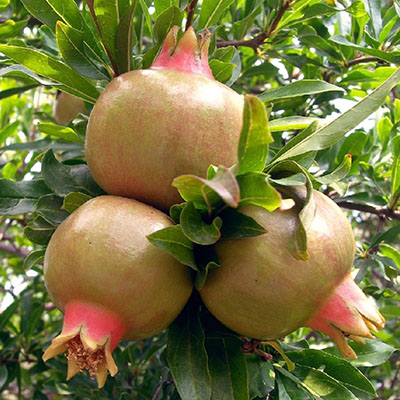
%> input picture images/fruits.jpg, 400 x 400 px
$ octave --eval "result = sal_map('../images/Herman_gird_colored.jpg');"   (GNU Octave 9; MATLAB toolbox functions it lacks are replaced by stand-ins)
%> lines starting %> are read from the running program, lines starting %| are printed output that depends on the picture; in (x1, y1, x2, y2) boxes, pixels count from 0 and x2, y2 are one past the last pixel; in counts of white or black regions, pixels touching at a corner belong together; the program's own positions count from 1
### code/csf.m
function ret = csf(Kernel)
% CSF.m
% This function finds the contrast sensitivity of a particular set of
% difference-of-Gaussian convolution filters using the frequency response
% of the filters and the Contrast Sensitivity Function. Meant to be used
% with salmap.m to alter the weightings of the oriented edges, according
% to how sensitive the human visual system is to the frequency of those edges.
%
% USAGE: ret = csftKernel)
%
% Kernel -> the smallest convolution kernel in the Gaussian
% pyramid
% ret -> the return value: a vector of the weights to be
% applied to each level of the difference-of-Gaussian
% edge images.
% Author: Roxanne Canosa
% 3/6/03

% Increase the size of each kernel to simulate the effect of convolving a fixed
% size kernel with each level of the Gaussian pyramid
f1 = Kernel;
f2 = imresize(f1,2,'bicubic');
f3 = imresize(f2,2,'bicubic');
f4 = imresize(f3,2,'bicubic');
f5 = imresize(f4,2,'bicubic');
f6 = imresize(f5,2,'bicubic');
f7 = imresize(f6,2,'bicubic');
[r1 c1] = size(f1);
[r2 c2] = size(f2);
[r3 c3] = size(f3);

[r4 c4] = size(f4);
[r5 c5] = size(f5);
[r6 c6] = size(f6);
[r7 c7] = size(f7);

% Bring each kernel up to the size of the largest kernel
f1_new = zeros(r7,c7);
f1_new(r7/2-r1/2+1:r7/2+r1/2,c7/2-c1/2+1:c7/2+c1/2) = f1;

f2_new = zeros(r7,c7);
f2_new(r7/2-r2/2+1:r7/2+r2/2,c7/2-c2/2+1:c7/2+c2/2) = f2;

f3_new = zeros(r7,c7);
f3_new(r7/2-r3/2+1:r7/2+r3/2,c7/2-c3/2+1:c7/2+c3/2) = f3;

f4_new = zeros(r7,c7);
f4_new(r7/2-r4/2+1:r7/2+r4/2,c7/2-c4/2+1:c7/2+c4/2) = f4;

f5_new = zeros(r7,c7);
f5_new(r7/2-r5/2+1:r7/2+r5/2,c7/2-c5/2+1:c7/2+c5/2) = f5;

f6_new = zeros(r7,c7);
f6_new(r7/2-r6/2+1:r7/2+r6/2,c7/2-c6/2+1:c7/2+c6/2) = f6;

f7_new = f7;

% Normalize the new Gaussian kernels so that the total area under each curve = 1
f1_new = f1_new / sum(sum(f1_new));
f2_new = f2_new / sum(sum(f2_new));
f3_new = f3_new / sum(sum(f3_new));
f4_new = f4_new / sum(sum(f4_new));
f5_new = f5_new / sum(sum(f5_new));
f6_new = f6_new / sum(sum(f6_new));
f7_new = f7_new / sum(sum(f7_new));

% Perform the FFT and shift so that the DC component is in the center instead of
% in the upper left hand comer. 5 1 2 samples.
F1 = fftshift(fft2(f1_new,512,512));
F2 = fftshift(fft2(f2_new,512,512));
F3 = fftshift(fft2(f3_new,512,512));
F4 = fftshift(fft2(f4_new,512,512));
F5 = fftshift(fft2(f5_new,512,512));
F6 = fftshift(fft2(f6_new,512,512));
F7 = fftshift(fft2(f7_new,512,512));

figure(1), subplot( 1,7,1), imshow(f1), title('fl:5x5')
figure(1), subplot( 1,7,2), imshow(f2), title('f2: 10x10')
figure(1), subplot( 1,7,3), imshow(f3), title('f3: 20x20')
figure(1), subplot( 1,7,4), imshow(f4), title('f4:40x40')
figure(1), subplot( 1,7,5), imshow(f5), title('f5: 80x80')
figure(1), subplot( 1,7,6), imshow(f6), title('f6: 160x1 60')
figure(1), subplot( 1,7,7), imshow(f7), title('f7:320x320')

figure(2),subplot( 1,7,1),imshow(log(abs(F1)),[-1 5]),title('FT(fl)')
figure(2),subplot( 1,7,2),imshow(log(abs(F2)),[-1 5]),title('FT(f2)')
figure(2),subplot( 1,7,3),imshow(log(abs(F3)),[-1 5]),title('FT(f3)')
figure(2),subplot( 1,7,4),imshow(log(abs(F4)),[-1 5]),title('FT(f4)')
figure(2),subplot( 1,7,5),imshow(log(abs(F5)),[-1 5]),title('FT(f5)')
figure(2),subplot( 1,7,6),imshow(log(abs(F6)),[-1 5]),title('FT(f6)')
figure(2),subplot( 1,7,7),imshow(log(abs(F7)),[-1 5]),title('FT(f7)')

% Find the difference between each of the kernel responses
F12 = F1 - F2;
F23 = F2 - F3;
F34 = F3 - F4;
F45 = F4 - F5;
F56 = F5 - F6;
F67 = F6 - F7;

figure(3), subplot( 1,6,1), imshow(log((F12)),[-1 5]),title('Fl-F2')
figure(3), subplot( 1,6,2), imshow(log((F23)),[-1 5]),title('F2-F3')
figure(3), subplot( 1,6,3), imshow(log((F34)),[-1 5]),title('F3-F4')
figure(3), subplot( 1,6,4), imshow(log((F45)),[-1 5]),title('F4-F5')
figure(3), subplot( 1,6,5), imshow(log((F56)),[-1 5]),title('F5-F6')
figure(3), subplot( 1,6,6), imshow(log((F67)),[-1 5]),title('F6-F7')

% Plot a ID curve of the frequency response of each bandpass filter
x = linspace( 1,256,256);
figure(4), subplot(2,3,1),plot(x,F12(256,257:512)), axis([1 256 0 1]),title('Fl-F2')
figure(4), subplot(2,3,2),plot(x,F23(256,257:512)), axis([1 256 0 1]),title('F2-F3')
figure(4), subplot(2,3,3),plot(x,F34(256,257:512)), axis([1 256 0 1]),title('F3-F4')
figure(4), subplot(2,3,4),plot(x,F45(256,257:512)), axis([1 256 0 1]),title('F4-F5')
figure(4), subplot(2,3,5),plot(x,F56(256,257:512)), axis([1 256 0 1]),title('F5-F6')
figure(4), subplot(2,3,6),plot(x,F67(256,257:512)), axis([1 256 0 1]),title('F6-F7')

% Convert the xaxis of the frequency plot to cycles per degree. Do this by
% finding fmax, where fmax = 1/(2 * delta_x), and delta_x is the sampling
% distance in the spatial domain. Scale the xaxis from 0 to fmax, where fmax
% is in cycles per degree.
width_of_screen_in_degrees = 60;
width_of_screen_in_pixels = 1280;
delta_x = width_of_screen_in_degrees / width_of_screen_in_pixels;
fmax = 1 / (2.*delta_x);
fmin = 0;

% Get the array indices of the maximum frequency response
F12max_index = find(F12(256,257:512)==max(F12(256,257:512)));
F23max_index = find(F23(256,257:512)==max(F23(256,257:512)));
F34max_index = find(F34(256,257:512)==max(F34(256,257:512)));
F45max_index = find(F45(256,257:512)==max(F45(256,257:512)));
F56max_index = find(F56(256,257:512)==max(F56(256,257:512)));
F67max_index = find(F67(256,257:512)==max(F67(256,257:512)));

% Find the equation of the line that converts from array indices to frequency
% The result, y, is frequency in cycles per degree.
m = (fmax-fmin) / (256-1);
b = -m;
x = [F12max_index F23max_index F34max_index F45max_index F56max_index F67max_index];
y = m.*x + b;
f=y;

% CSF function from J.L. Mannos, D.J. Sakrison, "The effects of a visual fidelty
% criterion on the encoding of images", IEEE Transactions on Information Theory,
% vol. 20, number 4, pp. 525-535, 1974.
% First, plot the CSF, if so desired.
x = linspace( 1,60,60);
CSF = 2.6.*(0.0192 + 0.114.*x).*exp(-(0.114.*x).^(1.1));
figure(5), plot(x,CSF), axis([0 60 0 1]), title('CSF function')
% Find the weights to apply to the bandpass-filtered edge images of the Laplacian
% cube by finding the value from the CSF function for the corresponding frequency
% in cycles per degree
ret = 2.6.*(0.0192 + 0.114.*f).*exp(-(0.114.*f).^(1.1));

### code/sal_map_dong.m
function y = sal_map(image_name)
%> called with image_name = '../images/Herman_gird_colored.jpg'
% SALMAP.M
% This program drives the creation of the Conspicuity Map. It augments the
% Parkhurst algorithm with rod and cone responses instead of using raw RGB
% digital counts, and uses seven levels instead of nine. Also, this algorithm
% does the spatial processing on the achromatic signal only, while separating out the
% luminance and chrominance information for higher level processing. It also
% uses a proto-object locator to simulate figure/ground segmentation of
% perceptual organization.
%
% USAGE: y = sal_map('imagename.jpg');
%
% Ref: Roxanne Canosa 2/25/03 MODELING SELECTIVE PERCEPTION OF COMPLEX,NATURAL SCENES
close All, clear All
tic;
% Read in an image to get the size

% I = imread('Herman_gird_colored.jpg');
I = imread('fruits.jpg');
%> I is the input picture: size 400x400x3 uint8; mean R, G, B 120.2, 118.1, 64.1

ysize = size(I,1);
%> ysize = 400
xsize = size(I,2);
%> xsize = 400

% Transformation matrix Ml to go from XYZ to cone and rod responses.......
    M1 = [ 0.3897 0.6890 -0.0787; -0.2298 1.1834 0.0464; 0 0 1];
% Transformation matrix M2 to go from cone and rod responses to A_C1_C2...
    M2 = [2.0 1.0 0.05; 1.0 -1.09 0.09; 0.11 0.11 -0.22];
% Transform to XYZ tristimulus values.....................................
    XYZ = rgb2xyz(I);
%> XYZ: size 400x400x3 double; mean of channels 1, 2, 3 0.213, 0.235, 0.132

% Convert to cone and rod response values by calculating the linear
% transform of the XYZ values
XYZ= reshape(XYZ, ysize*xsize, 3);
old_LMS = XYZ*M1';
old_Rods = XYZ * [-0.702 1.039 .433]';
long=   old_LMS(:,1);
medium= old_LMS(:,2);
short=  old_LMS(:,3);
rods=   old_Rods;

% Normalize to the maximum and minimum cone or rod responses for any RGB inputs
long_max =  51;
medium_max =54.2;
short_max = 58.4;
rod_max =   48.95;
long_min =  0.4275;
medium_min =0.4458;
short_min = 0.4120;
rod_min =   0;
a_max=  165.69;
a_min=  1.37;
Cl_max= 9.8;
Cl_min=-12.65;
C2_max= 9.11;
C2_min=-10.39;

% Opponent Color Processing.........................................
%old_LMS(:,l) = long;
%old_LMS(:,2) = medium;
%old_LMS(:,3) = short;
old_AC1C2 = old_LMS * M2';
a_total = old_AC1C2(:,1) + rods/7;  % total achromatic signal
r_g = old_AC1C2(:,2);               % red - green signal
y_b = old_AC1C2(:,3);               % yellow - blue signal

% Reshape rods, cones, and AC1C2 to original size of image
long =   reshape(long,ysize,xsize);
medium = reshape(medium,ysize,xsize);
short =  reshape(short,ysize,xsize);
rods =   reshape(old_Rods,ysize,xsize);
valid = rods > 0;
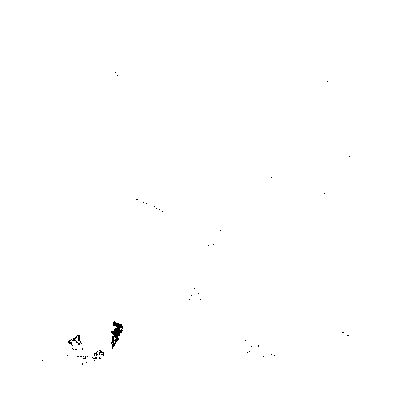
%> valid: size 400x400 logical; 99.8% white; 50 black regions (48 under 20 px), largest, box (x1, y1, x2, y2) and area: (111, 321, 123, 349) 156, (68, 335, 82, 346) 49
rods = rods.*valid;
a_total = reshape(a_total,ysize,xsize);
r_g = reshape(r_g,ysize,xsize);
y_b = reshape(y_b,ysize,xsize);

% Calibrate rod and cone responses to be from 0 to 1 , where 0 corresponds to
% min value and 1 corresponds to max value over all images.
% long = (long - longmin) / (longmax - longmin);
% medium = (medium - mediummin) / (medium_max - mediumjnin);
% short = (short - shortjnin) / (short_max - short_min);
% rods = (rods - rodmin) / (rodmax - rodmin);

% Normalize achromatic channel, and 2 chromatic channels to be from 0 to 1,
% where 0 corresponds to min value and 1 corresponds to max value over all images.
a_total = (a_total - a_min) / (a_max - a_min);
r_g = (r_g - Cl_min) / (Cl_max - Cl_min);
y_b = (y_b - C2_min) / (C2_max - C2_min);
r_g = abs(2.*r_g - 1);
y_b = abs(2.*y_b - 1);

% Make the Color Maps and the Achromatic Map...............................
ColMap= sqrt(r_g.^2 + y_b.^2);
InMap = a_total;
figure, subplot(2,2,1), imshow(long), title('Long')
 subplot(2,2,2), imshow(medium), title('Medium')
 subplot(2,2,3), imshow(short), title('Short')
 subplot(2,2,4), imshow(rods), title('Rods')
figure, subplot(2,3,1), imshow(I), title('Image')
 subplot(2,3,2), imshow(rgb2gray(I)), title('RGB ave')
 subplot(2,3,3), imshow(InMap./max(max(InMap))), title('A')
 subplot(2,3,4), imshow(r_g./max(max(r_g))), title('R or G')
 subplot(2,3,5), imshow(y_b./max(max(y_b))), title('Y or B')
colormap(gray)
clear long medium short rods XYZ old_LMS old_AClC2 oldrods r_g y_b valid

%% CREATE THE GAUSSIAN PYRAMID FOR THE ORIENATED EDGE CALCULATION
% Calculate the levels of the multi-resolution pyramid using the achromatic image
% Do this by first shrinking the image, then blowing it back up again using
% Gaussian interpolation.
[rows0, cols0] = size(a_total);
%> rows0 = 400; cols0 = 400
Lev0 = a_total;             % Level 0
Lev1 = imresize(Lev0, .5);
Lev2 = imresize(Lev1, .5);
Lev3 = imresize(Lev2, .5);
Lev4 = imresize(Lev3, .5);
Lev5 = imresize(Lev4, .5);
Lev6 = imresize(Lev5, .5);  %Level 6
%> Lev6 = [-0.00396 -0.00573 -0.00513 -0.00362 -0.00459 -0.00294 -0.00123; -0.00142 -0.00482 -0.0013 0.00258 -0.00218 -0.00247 -0.000268; -0.00202 -0.00525 -0.00487 -0.00236 -0.00236 -0.00174 -0.000887; -0.00536 -0.00342 -0.00352 -0.00636 -0.00456 0.000692 -0.00277; -0.00356 -0.00274 -0.00309 -0.00787 -0.00577 -0.00123 -0.00227; -0.00456 -0.00487 -0.00691 -0.00789 -0.00687 -0.00501 -0.00106; -0.00668 -0.00596 -0.00738 -0.00765 -0.00708 -0.00553 -0.00465]

% Create the kernel.......................................................
Kernel = fspecial('gaussian',2);

Lev1 = imresize(Lev1, [rows0 cols0], 'bicubic', Kernel);
%> Lev1 = -0.00389
Lev2 = imresize(Lev2, [rows0 cols0], 'bicubic', Kernel);
%> Lev2 = -0.00389
Lev3 = imresize(Lev3, [rows0 cols0], 'bicubic', Kernel);
%> Lev3 = -0.00389
Lev4 = imresize(Lev4, [rows0 cols0], 'bicubic', Kernel);
%> Lev4 = -0.00389
Lev5 = imresize(Lev5, [rows0 cols0], 'bicubic', Kernel);
%> Lev5 = -0.00389
Lev6 = imresize(Lev6, [rows0 cols0], 'bicubic', Kernel);
%> Lev6 = -0.0039

% Show the Gaussian pyramid
figure, subplot(3,3,1), imshow(Lev0), title('Level 0')
 subplot(3,3,2), imshow(Lev1), title('Level 1')
 subplot(3,3,3), imshow(Lev2), title('Level 2')
 subplot(3,3,4), imshow(Lev3), title('Level 3')
 subplot(3,3,5), imshow(Lev4), title('Level 4')
 subplot(3,3,6), imshow(Lev5), title('Level 5')
 subplot(3,3,7), imshow(Lev6), title('Level 6')
%%
% Create the Laplacian cube.................................................
% Simulate center-surround organization and lateral inhibition by subtracting
% the lower-res images from the higher-res images
L0_L1 = abs(Lev0 - Lev1);
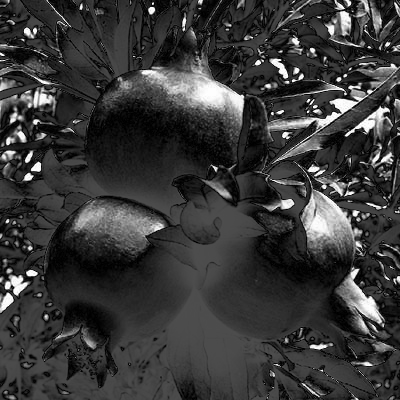
%> L0_L1: size 400x400 double; min 7.66e-09, max 0.0146, mean 0.00329; drawn with min black and max white
clear Lev0;
L1_L2 = abs(Lev1 - Lev2);
%> L1_L2 = 3.05e-07
clear Lev1;
L2_L3 = abs(Lev2 - Lev3);
%> L2_L3 = 1.61e-07
clear Lev2;
L3_L4 = abs(Lev3 - Lev4);
%> L3_L4 = 1.04e-06
clear Lev3;
L4_L5 = abs(Lev4 - Lev5);
%> L4_L5 = 1.47e-08
clear Lev4;
L5_L6 = abs(Lev5 - Lev6);
%> L5_L6 = 5.5e-06
clear Lev5 Lev6;

% Show the Laplacian edges before weighting by the CSF......................
figure, subplot(3,3,1), imshow(L0_L1), title('L0-Ll')
 subplot(3,3,2), imshow(L1_L2), title('Ll-L2')
 subplot(3,3,3), imshow(L2_L3), title('L2-L3')
 subplot(3,3,4), imshow(L3_L4), title('L3-L4')
 subplot(3,3,5), imshow(L4_L5), title('L4-L5')
 subplot(3,3,6), imshow(L5_L6), title('L5-L6')

% Weight the Laplacian edges by the CSF function
edge_weights = csf(Kernel);
%> in csf, `title('FT(f7)')`:
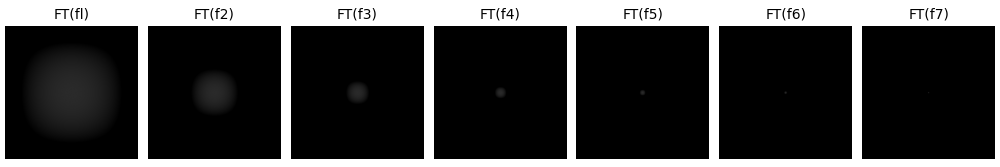
%> figure redrawn from the program's plot data, 7 panels
%> in csf, `title('F6-F7')`:
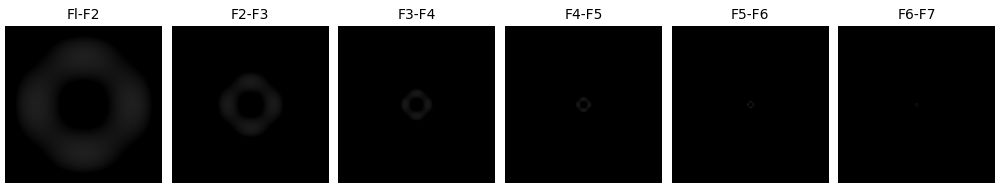
%> figure redrawn from the program's plot data, 6 panels
%> in csf, `title('F6-F7')`:
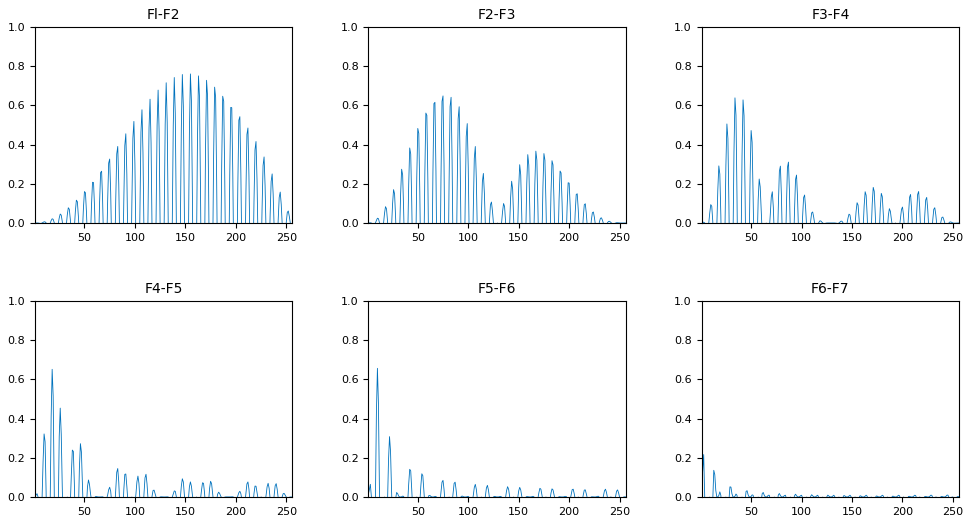
%> figure redrawn from the program's plot data, 6 panels; panel 1: curve peaks at x = 155, y = 0.76; panel 2: curve peaks at x = 75, y = 0.648; panel 3: curve peaks at x = 34, y = 0.638; panel 4: curve peaks at x = 18, y = 0.651
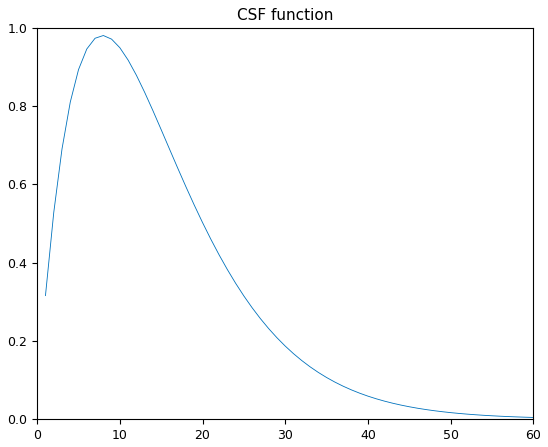
%> figure redrawn from the program's plot data; curve peaks at x = 8, y = 0.981
L0_L1 = L0_L1.*edge_weights(1);
L1_L2 = L1_L2.*edge_weights(2);
%> L1_L2 = 2.15e-07
L2_L3 = L2_L3.*edge_weights(3);
%> L2_L3 = 7.07e-08
L3_L4 = L3_L4.*edge_weights(4);
%> L3_L4 = 2.65e-07
L4_L5 = L4_L5.*edge_weights(5);
%> L4_L5 = 2.3e-09
L5_L6 = L5_L6.*edge_weights(6);
%> L5_L6 = 6.05e-07
% Show the Laplacian edges after weighting by the CSF
figure, subplot(3,3,1), imshow(L0_L1), title('L0-L1w')
 subplot(3,3,2), imshow(L1_L2), title('L1-L2w')
 subplot(3,3,3), imshow(L2_L3), title('L2-L3w')
 subplot(3,3,4), imshow(L3_L4), title('L3-L4w')
 subplot(3,3,5), imshow(L4_L5), title('L4-L5w')
 subplot(3,3,6), imshow(L5_L6), title('L5-L6w')
%> after `title('L5-L6w')`:
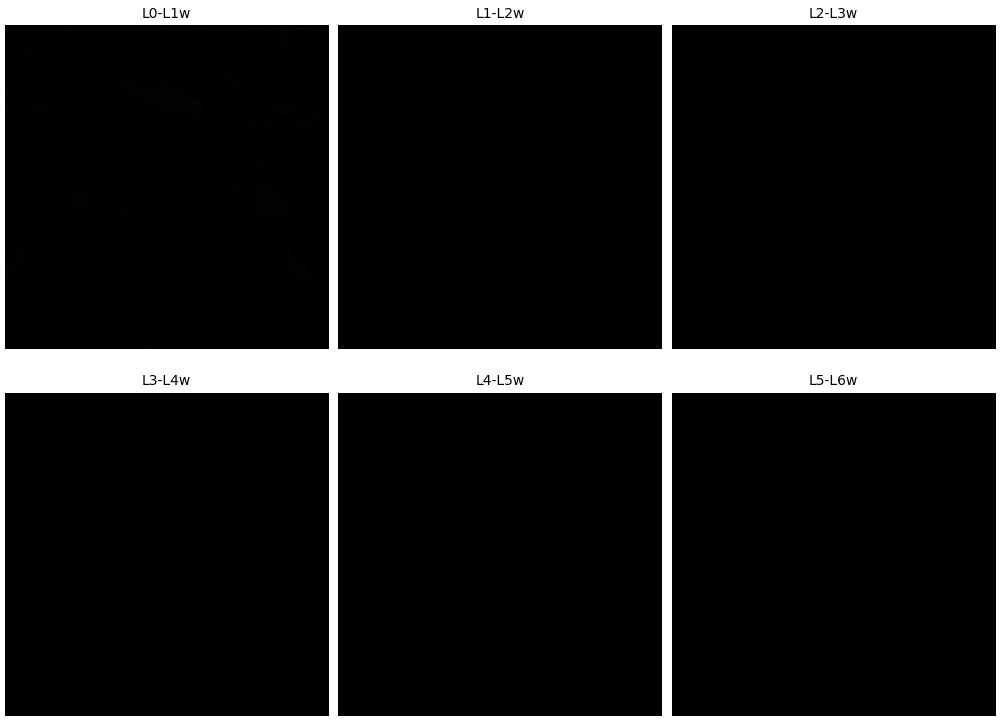
%> figure redrawn from the program's plot data, 6 panels

%% CREATE THE ORIENTATED EDGE LAPLACIAN CUBES
% First, generate the Gabor filters
%> (the run ends here)
